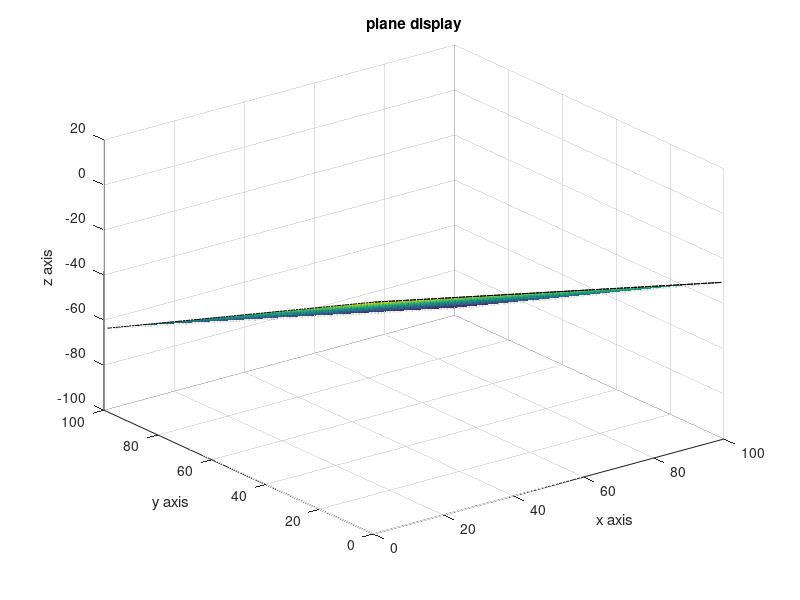

Here is the MATLAB script that generated this plot:
close all
clear all

% Plane Equation
% z = ax+by+d
a = -1/3;
b = -2/3;
d = 3;

x = 1:1:100;
y = 1:1:100;
[x, y] = meshgrid(x, y);
z = a*x+b*y+d;

figure, surf(x, y, z); hold on

title('plane display')
x1 = xlabel('x axis');
y1 = ylabel('y axis');
z1 = zlabel('z axis');